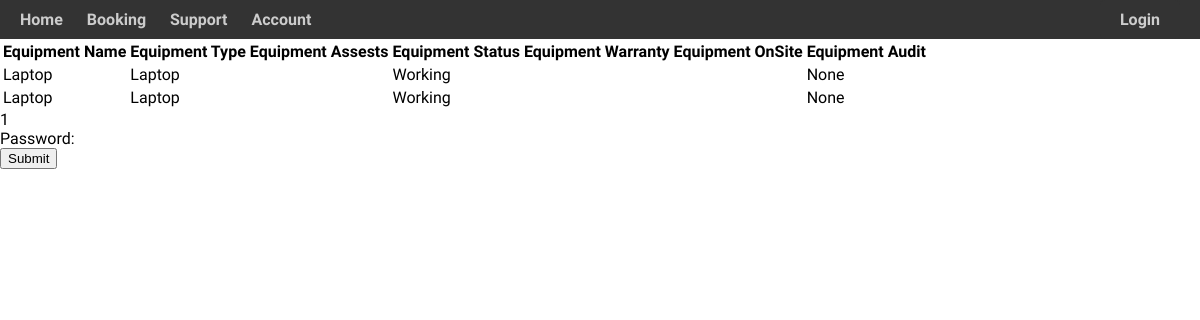
The page /booking/ on the database its author committed.
### helloworld/models.py (models this page shows, shortened)
class Equipment(models.Model):
    LOCATIONS = [
        ("XRLBC", "XRL Lab Blue Cabinet"),
        ("XRLBCL", "XRL Lab Blue Cabinet Large"),
        ("XRL", "XRL Lab"),
        ("OTHER", "Other"),
        ('XRLMWC', "XRLab Medium Wooden Cabinet")
    ]
    STATUS = [
        ("A", "Available"),
        ("ON", "On Loan"),
        ("D", "Decommissioned"),
        ("R", "Repairing"),
    ]
    equipmentName = models.CharField(max_length = 30)
    equipmentType = models.CharField(max_length = 30)
    equipmentQuantity = models.IntegerField( default= 1)
    equipmentLocation = models.CharField(max_length = 30, choices = LOCATIONS , default = "OTHER")
    equipmentAudit =  models.DateField()
    equipmentStatus = models.CharField(max_length = 20, choices = STATUS, default = "A")
    equipmentID = models.CharField(max_length = 30, primary_key = True)

### helloworld/views.py (the view, shortened to what this page needs)
# urls.py: path('booking/',views.bookingPage , name='booking'),
def bookingPage(request):
    equipment = Equipment.objects.all()
    form = bookingForm()
    context = {
        'equipment':equipment,
        'accountID':1,
        'itemID':1,
        'startDate':1,
        'endDate':1,
        'bookingStatus':False
        }
    return render(request,"booking.html", context)

### templates/booking.html (shortened to what this page needs)
{% load static %}
<html>
    <head>
    </head>
    <body>
        {%include 'navbar.html'%}
        <div class="booking-form">
            <form method="post" action="{% url 'booking' %}">
                <div class="form-group">
                    <table>
                        <tr>
                            <th>Equipment Name</th>
                            <th>Equipment Type</th>
                            <th>Equipment Assests</th>
                            <th>Equipment Status</th>
                            <th>Equipment Warranty</th>
                            <th>Equipment OnSite</th>
                            <th>Equipment Audit</th>
                        </tr>
                        {%for item in equipment%}
                        <tr>
                            <td>{{item.equipmentName}}</td>
                            <td>{{item.equipmentType}}</td>
                            <td>{{item.equipmentAssests}}</td>
                            <td>{{item.equipmentStatus}}</td>
                            <td>{{item.equipmentWarranty}}</td>
                            <td>{{item.equipmentOnSite}}</td>
                            <td>{{item.equipmentAudit}}</td>
                        </tr>
                        {%endfor%}
                    </table>
                    {{ itemID }}
                </div>
                <div class="form-group">
                    <label for="id_password">Password:</label>
                </div>
                <input class="submit" type="submit" value="Submit">
            </form>
        </div>
    </body>
</html>

### static/css/nav.css (style rules this page uses)
body { font-family: 'InterVogue Medium', sans-serif; margin: 0; padding: 0; }

### rows shown on the page
Equipment: equipmentName "Laptop", equipmentType "Laptop", equipmentStatus "Working", equipmentAudit "None"
Equipment: equipmentName "Laptop", equipmentType "Laptop", equipmentStatus "Working", equipmentAudit "None"

### other values the page prints
{{ itemID }} "1"
